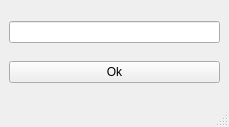
<?xml version="1.0" encoding="UTF-8"?>
<ui version="4.0">
 <class>nameBackupFile</class>
 <widget class="QMainWindow" name="nameBackupFile">
  <property name="geometry">
   <rect>
    <x>0</x>
    <y>0</y>
    <width>229</width>
    <height>127</height>
   </rect>
  </property>
  <property name="windowTitle">
   <string>MainWindow</string>
  </property>
  <widget class="QWidget" name="centralwidget">
   <layout class="QVBoxLayout" name="verticalLayout">
    <item>
     <widget class="QLineEdit" name="nameFile"/>
    </item>
    <item>
     <widget class="QPushButton" name="pushButton">
      <property name="text">
       <string>Ok</string>
      </property>
     </widget>
    </item>
   </layout>
  </widget>
  <widget class="QMenuBar" name="menubar">
   <property name="geometry">
    <rect>
     <x>0</x>
     <y>0</y>
     <width>229</width>
     <height>21</height>
    </rect>
   </property>
  </widget>
  <widget class="QStatusBar" name="statusbar"/>
 </widget>
 <resources/>
 <connections/>
</ui>
